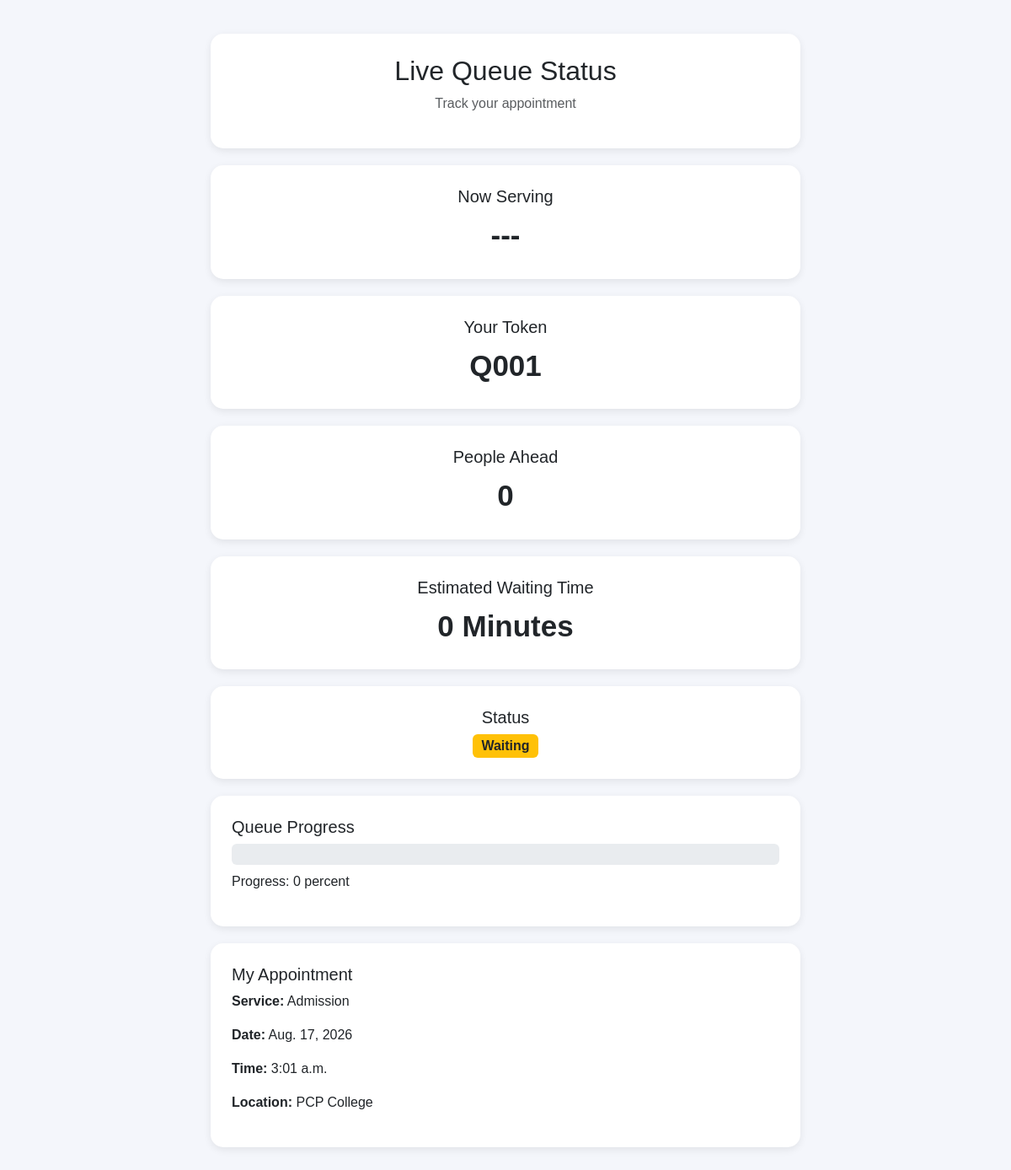
The app's page /queue/live/1/ with its own data.
### queue_app/models.py (models this page shows, shortened)
class Queue(models.Model):
    appointment = models.OneToOneField(
        Appointment,
        on_delete=models.CASCADE
    )
    token_number = models.IntegerField()
    status = models.CharField(
        max_length=20,
        default='Waiting'
    )

### appointments/models.py (models this page shows, shortened)
class Appointment(models.Model):
    customer_name = models.CharField(max_length=100)
    phone_number = models.CharField(max_length=15)
    category = models.ForeignKey(
        ServiceCategory,
        on_delete=models.CASCADE,
        related_name='appointments',
        blank=True,
        null=True,
    )
    service = models.ForeignKey(
        Service,
        on_delete=models.CASCADE
    )
    location = models.ForeignKey(
        Location,
        on_delete=models.CASCADE
    )
    appointment_date = models.DateField()
    appointment_time = models.TimeField()
    status = models.CharField(
        max_length=20,
        default='Booked'
    )

### services/models.py (models this page shows, shortened)
class Service(models.Model):
    category = models.ForeignKey(
        ServiceCategory,
        on_delete=models.CASCADE,
        related_name="services",
        null=True,
        blank=True
    )
    name = models.CharField(
        max_length=100
    )
    description = models.TextField(
        blank=True
    )
    duration = models.IntegerField(
        default=15
    )

### locations/models.py (models this page shows, shortened)
class Location(models.Model):
    category = models.ForeignKey(
        ServiceCategory,
        on_delete=models.CASCADE,
        related_name="locations"
    )
    name = models.CharField(
        max_length=150
    )
    address = models.TextField()
    city = models.CharField(
        max_length=100
    )
    latitude = models.FloatField(
        blank=True,
        null=True
    )
    longitude = models.FloatField(
        blank=True,
        null=True
    )

### queue_app/views.py (the view)
def live_queue(request, appointment_id):
    your_queue = get_object_or_404(
        Queue,
        appointment_id=appointment_id
    )
    appointment = your_queue.appointment
    same_queue = Queue.objects.filter(
        appointment__location=appointment.location,
        appointment__service=appointment.service
    )
    current_serving = same_queue.filter(
        status='Serving'
    ).order_by(
        'token_number'
    ).first()
    people_ahead = same_queue.filter(
        status='Waiting',
        token_number__lt=your_queue.token_number
    ).count()
    waiting_time = people_ahead * 5
    if your_queue.status == 'Completed':
        progress = 100
    elif your_queue.status == 'Serving':
        progress = 100
    else:
        progress = 0
    return render(
        request,
        'appointments/live_queue.html',
        {
            'your_queue': your_queue,
            'current_serving': current_serving,
            'people_ahead': people_ahead,
            'waiting_time': waiting_time,
            'progress': progress,
        }
    )

### templates/appointments/live_queue.html (shortened to what this page needs)
<!DOCTYPE html>
<html>
<head>
    <link
        href="https://cdn.jsdelivr.net/npm/bootstrap@5.3.3/dist/css/bootstrap.min.css"
        rel="stylesheet"
    >
</head>
<body>
<div class="container-box">
    <div class="card-box text-center">
        <h2>
            Live Queue Status
        </h2>
        <p class="text-muted">
            Track your appointment
        </p>
    </div>
    <div class="card-box text-center">
        <h5>
            Now Serving
        </h5>
        {% if current_serving %}
            <div class="number">
                Q{{ current_serving.token_number|stringformat:"03d" }}
            </div>
        {% else %}
            <div class="number">
                ---
            </div>
        {% endif %}
    </div>
    <div class="card-box text-center">
        <h5>
            Your Token
        </h5>
        <div class="number">
            Q{{ your_queue.token_number|stringformat:"03d" }}
        </div>
    </div>
    <div class="card-box text-center">
        <h5>
            People Ahead
        </h5>
        <div class="number">
            {{ people_ahead }}
        </div>
    </div>
    <div class="card-box text-center">
        <h5>
            Estimated Waiting Time
        </h5>
        <div class="number">
            {{ waiting_time }} Minutes
        </div>
    </div>
    <div class="card-box text-center">
        <h5>
            Status
        </h5>
        {% if your_queue.status == "Waiting" %}
            <span class="badge bg-warning text-dark fs-6">
                Waiting
            </span>
        {% elif your_queue.status == "Serving" %}
            <span class="badge bg-success fs-6">
                Serving
            </span>
        {% elif your_queue.status == "Completed" %}
            <span class="badge bg-secondary fs-6">
                Completed
            </span>
        {% else %}
            <span class="badge bg-danger fs-6">
                {{ your_queue.status }}
            </span>
        {% endif %}
    </div>
<div class="card-box">
    <h5>
        Queue Progress
    </h5>
    <div
        class="progress"
        style="height: 25px; width: 100%;"
    >
    </div>
    <p class="mt-2">
        Progress: {{ progress }} percent
    </p>
</div>
    <div class="card-box">
        <h5>
            My Appointment
        </h5>
        <p>
            <strong>Service:</strong>
            {{ your_queue.appointment.service.name }}
        </p>
        <p>
            <strong>Date:</strong>
            {{ your_queue.appointment.appointment_date }}
        </p>
        <p>
            <strong>Time:</strong>
            {{ your_queue.appointment.appointment_time }}
        </p>
        <p>
            <strong>Location:</strong>
            {{ your_queue.appointment.location.name }}
        </p>
    </div>
</div>
</body>
</html>

### templates/appointments/live_queue.html (style rules this page uses)
body { background: #f4f6fb; font-family: Arial, sans-serif; }
.container-box { max-width: 700px; margin: 40px auto; }
.card-box { background: white; padding: 25px; border-radius: 15px; margin-bottom: 20px; box-shadow: 0 3px 10px rgba(0,0,0,0.08); }
.number { font-size: 35px; font-weight: bold; }
.progress { width: 100%; height: 25px; }

### records on screen
Queue: token_number "001", appointment.service.name "Admission", appointment.appointment_date "Aug. 17, 2026", appointment.appointment_time "3:01 a.m.", appointment.location.name "PCP College"

### other values on screen
{{ people_ahead }} "0"
{{ waiting_time }} "0"
{{ progress }} "0"
